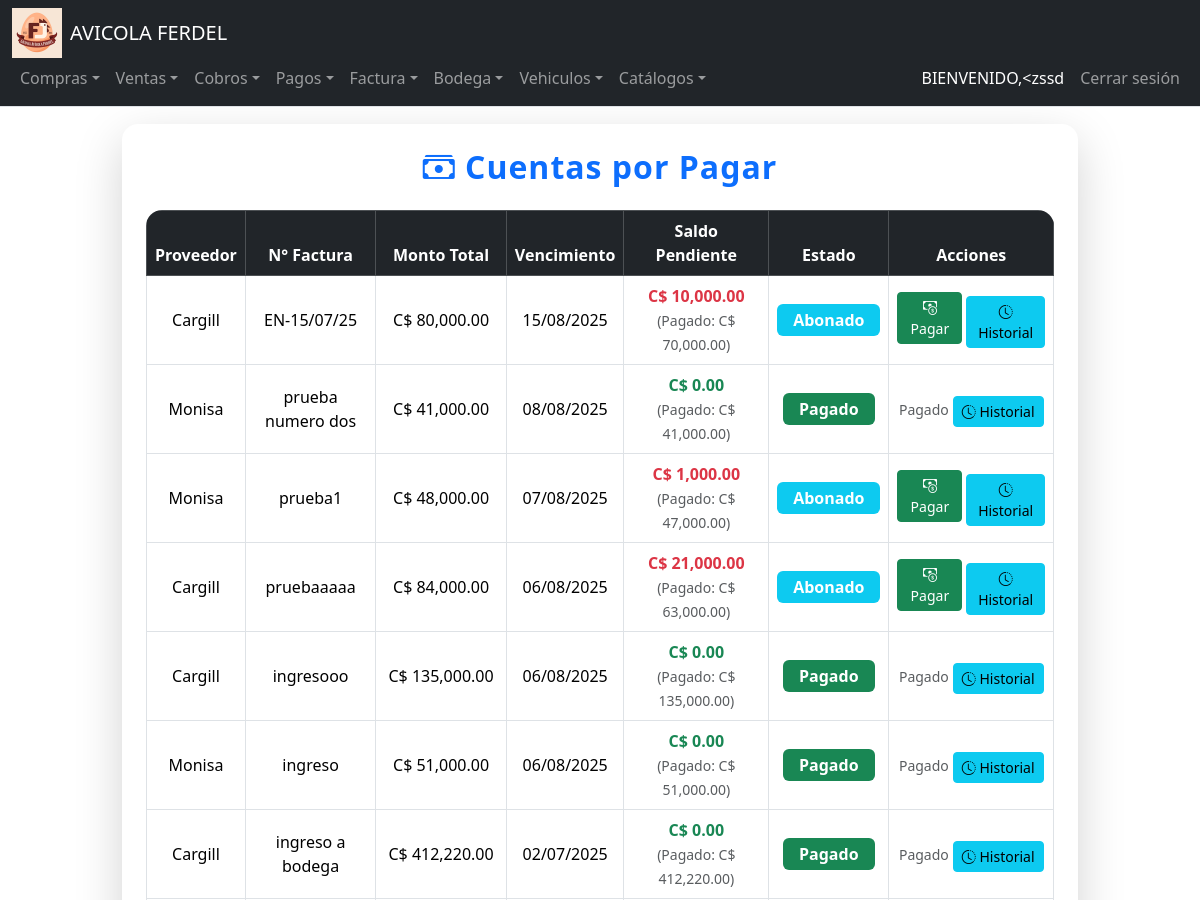
/pagos (signed in, upper part), run on an earlier commit of the app's database.
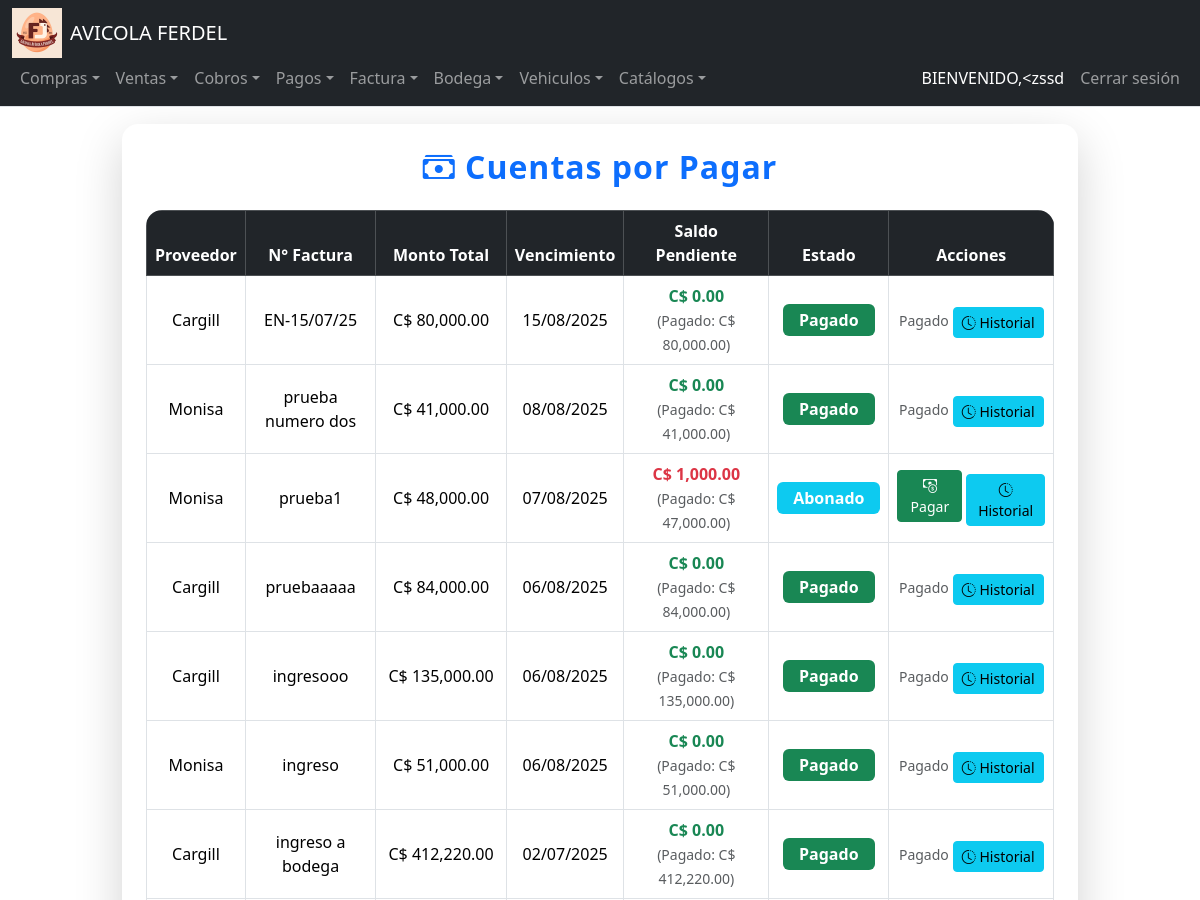
And on a later commit of the database.
### tables this page shows
CREATE TABLE Cuentas_Por_Pagar (
    ID_Cuenta INTEGER PRIMARY KEY AUTOINCREMENT,
    ID_Movimiento INTEGER,
    Fecha DATE,
    ID_Proveedor INTEGER,
    Num_Documento TEXT,
    Observacion TEXT,
    Fecha_Vencimiento DATE,
    Tipo_Movimiento INTEGER,
    Monto_Movimiento NUMERIC,
    IVA NUMERIC,
    Retencion NUMERIC,
    ID_Empresa INTEGER, Saldo_Pendiente NUMERIC(12,2) DEFAULT 0,
    FOREIGN KEY (ID_Proveedor) REFERENCES Proveedores(ID_Proveedor),
    FOREIGN KEY (ID_Empresa) REFERENCES Empresa(ID_Empresa)
);

CREATE TABLE Proveedores (
    ID_Proveedor INTEGER PRIMARY KEY AUTOINCREMENT,
    Nombre TEXT NOT NULL,
    Telefono TEXT,
    Direccion TEXT,
    RUC_CEDULA TEXT
);

### app.py (the view)
@app.route("/pagos", methods=["GET"])
@login_required
def pagos():
    try:
        cuentas = db.execute("""
            SELECT
                cpp.ID_Cuenta,
                cpp.ID_Movimiento,
                cpp.Num_Documento AS Factura,
                p.Nombre AS Proveedor,
                cpp.Monto_Movimiento,
                cpp.Saldo_Pendiente,
                cpp.Fecha_Vencimiento AS Fecha_Vencimiento_Original,
                strftime('%d/%m/%Y', cpp.Fecha_Vencimiento) AS Fecha_Vencimiento_Formateada,
                CASE
                    WHEN cpp.Saldo_Pendiente <= 0 THEN 'Pagado'
                    WHEN cpp.Saldo_Pendiente < cpp.Monto_Movimiento THEN 'Abonado'
                    ELSE 'Pendiente'
                END AS Estado
            FROM Cuentas_Por_Pagar cpp
            JOIN Proveedores p ON cpp.ID_Proveedor = p.ID_Proveedor
            ORDER BY cpp.ID_Cuenta DESC
        """)
        return render_template("pagos.html", cuentas=cuentas)
    except Exception as e:
        flash(f"❌ Error al cargar los pagos: {str(e)}", "danger")
        app.logger.error(f"Error en pagos: {str(e)}")
        return redirect(url_for("home"))

### app.py (called while the page is built)
@login_manager.user_loader
def load_user(user_id):
    user_data = db.execute("SELECT * FROM Usuarios WHERE ID_Usuario = ?", user_id)
    if len(user_data) == 1:
        return User(user_data[0]["ID_Usuario"], user_data[0]["NombreUsuario"])
    return None

@app.after_request
def after_request(response):
    response.headers["Cache-Control"] = "no-cache, no-store, must-revalidate"
    response.headers["Expires"] = 0
    response.headers["Pragma"] = "no-cache"
    return response

### Templates/pagos.html (shortened to what the changed rows need)
{% extends "layout.html" %}
{% block main %}
<div class="container" style="max-width: 980px; margin-top: 32px;">
    <div class="card shadow-lg border-0 rounded-4">
        <div class="card-body p-4">
            <h2 class="text-center mb-4 text-primary" style="font-weight: 700; letter-spacing: 1px;">
                <i class="bi bi-cash-stack"></i> Cuentas por Pagar
            </h2>
            <div class="table-responsive rounded-4">
                <table class="table table-hover table-bordered align-middle mb-0">
                    <thead class="table-dark">
                        <tr>
                            <th class="text-center">Proveedor</th>
                            <th class="text-center">N° Factura</th>
                            <th class="text-center">Monto Total</th>
                            <th class="text-center">Vencimiento</th>
                            <th class="text-center">Saldo Pendiente</th>
                            <th class="text-center">Estado</th>
                            <th class="text-center">Acciones</th>
                        </tr>
                    </thead>
                    <tbody>
                        {% for cuenta in cuentas %}
                        <tr data-id-cuenta="{{ cuenta.ID_Cuenta }}">
                            <td class="text-center">{{ cuenta.Proveedor }}</td>
                            <td class="text-center">{{ cuenta.Factura }}</td>
                            <td class="text-center">{{ 'C$ ' ~ "{:,.2f}".format(cuenta.Monto_Movimiento) }}</td>
                            <td class="text-center">{{ cuenta.Fecha_Vencimiento_Formateada }}</td>
                            <td class="text-center">
                                <span class="saldo-pendiente {% if cuenta.Saldo_Pendiente > 0 %}text-danger fw-bold{% else %}text-success fw-bold{% endif %}">
                                    {{ 'C$ ' ~ "{:,.2f}".format(cuenta.Saldo_Pendiente) }}
                                </span>
                                {% if cuenta.Saldo_Pendiente < cuenta.Monto_Movimiento %}
                                <br>
                                <small class="text-muted">
                                    (Pagado: C$ {{ "{:,.2f}".format(cuenta.Monto_Movimiento - cuenta.Saldo_Pendiente) }})
                                </small>
                                {% endif %}
                            </td>
                            <td class="text-center estado">
                                {% if cuenta.Estado == 'Pendiente' %}
                                <span class="badge bg-warning text-dark py-2 px-3 fs-6">Pendiente</span>
                                {% elif cuenta.Estado == 'Pagado' %}
                                <span class="badge bg-success py-2 px-3 fs-6">Pagado</span>
                                {% else %}
                                <span class="badge bg-info py-2 px-3 fs-6">Abonado</span>
                                {% endif %}
                            </td>
                            <td class="text-center">
                                <div class="d-flex flex-column flex-md-row gap-1 justify-content-center align-items-center">
                                    {% if cuenta.Saldo_Pendiente > 0 %}
                                    <a href="{{ url_for('registrar_pago', id_cuenta=cuenta.ID_Cuenta) }}"
                                        class="btn btn-success btn-sm mb-1 btn-pagar" title="Registrar pago">
                                        <i class="bi bi-cash-coin"></i> Pagar
                                    </a>
                                    {% else %}
                                    <span class="text-muted small">Pagado</span>
                                    {% endif %}
                                    <a href="{{ url_for('historial_pagos_pagar', id_cuenta=cuenta.ID_Cuenta) }}"
                                        class="btn btn-info btn-sm mt-1" title="Ver historial de pagos">
                                        <i class="bi bi-clock-history"></i> Historial
                                    </a>
                                </div>
                            </td>
                        </tr>
                        {% else %}
                        <tr>
                            <td colspan="7" class="text-center py-4">
                                <i class="bi bi-info-circle-fill"></i> No hay cuentas por pagar registradas
                            </td>
                        </tr>
                        {% endfor %}
                    </tbody>
                </table>
            </div>
        </div>
    </div>
</div>
{% endblock %}

What changed in the data, as far as the page shows it:
changed Cuentas_Por_Pagar "EN-15/07/25": Saldo_Pendiente "C$ 10,000.00" → "C$ 0.00"; cuenta.Monto_Movimiento-cuenta.Saldo_Pendiente "70,000.00" → "80,000.00"; text "Abonado" → "Pagado"; Saldo_Pendiente "Pagar" → "Pagado"
changed Cuentas_Por_Pagar "pruebaaaaa": Saldo_Pendiente "C$ 21,000.00" → "C$ 0.00"; cuenta.Monto_Movimiento-cuenta.Saldo_Pendiente "63,000.00" → "84,000.00"; text "Abonado" → "Pagado"; Saldo_Pendiente "Pagar" → "Pagado"
